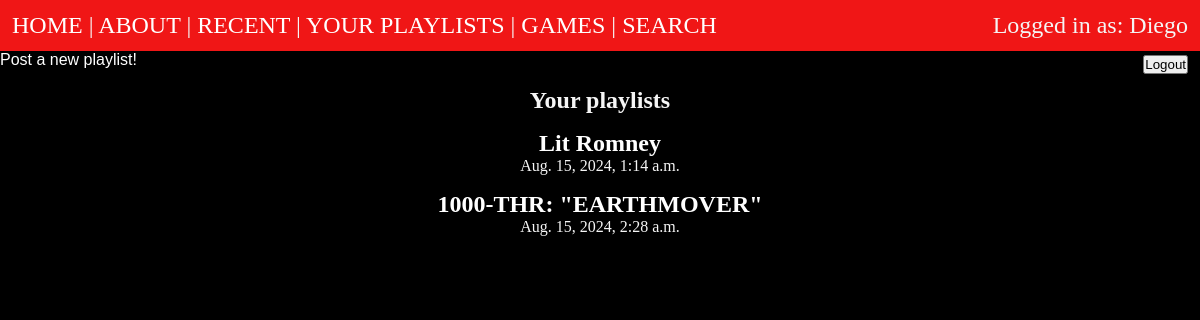
The page /posts/user-playlists (signed in) on the database as committed earlier.
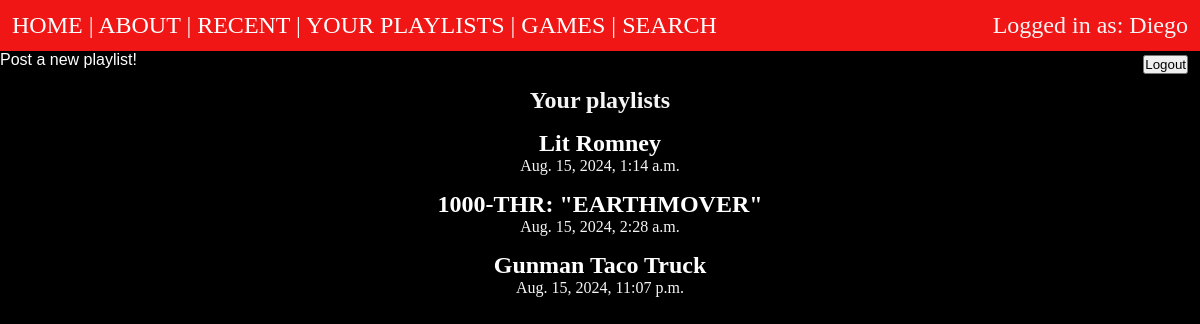
The same page on the database as committed later.
### posts/models.py (models this page shows, shortened)
class Playlist(models.Model):
    title = models.CharField(max_length=50)
    caption = models.TextField()
    description = models.TextField(default="Why is this playlist awesome for this game?")
    bannerUrl = models.TextField(default = "if youre seeing this there is an error, start at posts/models.py")
    playlistId = models.CharField(max_length=200, default = "")
    slug = models.SlugField()
    date = models.DateTimeField(auto_now_add=True)
    author = models.ForeignKey(User, on_delete=models.CASCADE, default = None)
    songs = models.JSONField(default=dict)

### posts/views.py (the view)
# urls.py: path('user-playlists', views.user_posts_list, name="user-playlists"),
def user_posts_list(request):
    return render(request, 'posts/posts_list.html', {'posts':Playlist.objects.filter(author=request.user),
                                                     'heading': "Your playlists"})

### posts/templates/posts/posts_list.html (shortened to what this page needs)
{% extends "post_layout.html" %}
{% load static %}
{% block content%}
<section>
    <h1> {{heading}} </h1>
    {% for post in posts%}
        <article class="post">
            <h2>
                <a href ={% url 'posts:page' slug=post.slug %} >{{post.title}} </a>
            </h2>
            <p> {{post.date}}</p>
        </article>
    {%endfor%}
</section>
{% endblock %}

### templates/post_layout.html
{% extends "layout.html"%}
{% load static %}
{% block cssLinks%}
    <link rel="stylesheet" href="{% static 'css/posts.css' %}">
    <link rel="stylesheet" href="{% static 'css/forms.css' %}">
{%endblock%}
{% block appLayout%}
    <a class="posts-app-layout" href = {% url "posts:new-post" %}> Post a  new playlist! </a>
    <br>
    <br>
{% endblock %}

### templates/layout.html (shortened to what this page needs)
<!DOCTYPE html>
{% load static %}
<html lang="en">
<head>
    <link rel="stylesheet" href="{% static 'css/layout.css' %}">
    {% block cssLinks %}
    {% endblock %}
</head>
<body>
    <nav>
        <a  href = "/"> HOME </a> |
        <a href = "/about"> ABOUT </a> |
        <a href = "{% url 'posts:list'%}"> RECENT </a> |
        <a href = "{% url 'posts:user-playlists'%}"> YOUR PLAYLISTS </a> |
        <a href = "{% url 'games:games-list'%}"> GAMES </a> |
        <a href = "{% url 'posts:list'%}"> SEARCH </a>
        {% if not user.is_authenticated %}
            <a class= "account-links" href = "{% url 'users:register'%}"> REGISTER </a>
            <p class= "account-links">|</p>
            <a class= "account-links" href = "{% url 'users:login'%}"> LOGIN </a>
        {% else %}
            <p class="account-links"> Logged in as: {{user}} </p>
            <br>
            <form class = "layout-buttons" method = "post" action = "/users/logout/">
                <input type = "submit" value = "Logout" title = "logout">
            </form>
        {% endif %}
    </nav>
    {% block appLayout%}
    {% endblock %}
    <main>
        {% block content %}{% endblock %}
    </main>
</body>
</html>

### static/css/layout.css (style rules this page uses)
* { margin:0; padding:0; box-sizing: border-box; }
.account-links { text-align: right; float:right; color:whitesmoke; font-size: 1.5rem; display: block; margin: auto; }
.layout-buttons { float: right; text-align: center; font-family: 'Franklin Gothic Medium', 'Arial Narrow', Arial, sans-serif; padding-top: .5rem; }
nav { background-color: #f01616; text-align: left; font-size: 1.5rem; padding: .75rem; font-family: fantasy; }
body { background-color: rgb(0, 0, 0); text-align: center; nav-down: auto; flex-flow:column; color: whitesmoke; }
p { font-size: medium; }
a { text-decoration: none; color: rgb(255, 255, 255); }
main { background-position: 2cm; }
h1,p { text-align: center; }

### static/css/posts.css (style rules this page uses)
.post { padding-top: 1rem; }
.posts-app-layout { float: left; font-family: 'Gill Sans', 'Gill Sans MT', Calibri, 'Trebuchet MS', sans-serif; }

Rows that differ between the two databases and show on the page:
added Playlist: title "Gunman Taco Truck", date "Aug. 15, 2024, 11:07 p.m."
